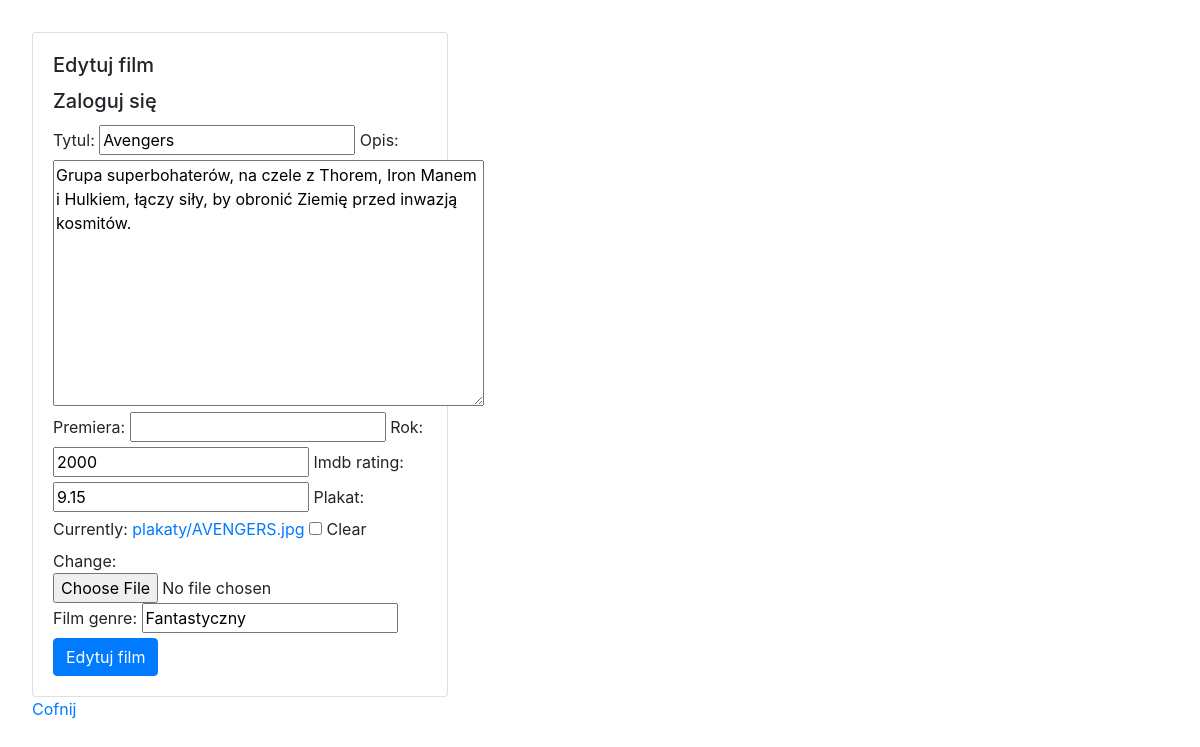
/filmy/edytuj/3/ (signed in), run on the app's committed database.
### filmyweb/models.py (models this page shows, shortened)
class Film(models.Model):
    tytul = models.CharField(max_length=64, blank=False, unique=True)
    rok = models.PositiveSmallIntegerField(default=2000)
    opis = models.TextField(default="")
    premiera = models.DateField(null=True, blank=True)
    imdb_rating = models.DecimalField(decimal_places=2 , max_digits=4, null=True, blank=True)
    plakat = models.ImageField(upload_to="plakaty", null=True, blank=True)
    film_genre = models.CharField(max_length=64, blank=False)

### filmyweb/views.py (the view)
# urls.py: path('edytuj/<int:id>/', edytuj_film ,name="edytuj_film"),
@login_required()
def edytuj_film(request, id):
    film = get_object_or_404(Film, pk=id)
    form = FilmForm(request.POST or None, request.FILES or None, instance=film)
    if form.is_valid():
        form.save()
        return redirect(wszystkie_filmy)
    return render(request, 'film_form.html', {'form': form, 'nowy': False })

### filmyweb/forms.py
class FilmForm(ModelForm):
    class Meta:
        model = Film
        fields = ['tytul', 'opis', 'premiera', 'rok', 'imdb_rating', 'plakat', 'film_genre']

### templates/film_form.html (shortened to what this page needs)
{% extends 'glowny.html' %}
{% load bootstrap %}
{% block strona %}
    <div class="card" style="width: 26rem;">
      <div class="card-body">
          {% if nowy %}
            <h5 class="card-title">Nowy film</h5>
          {% else %}
            <h5 class="card-title">Edytuj film</h5>
          {% endif %}
        <h5 class="card-title">Zaloguj się</h5>
            <form method="post" enctype="multipart/form-data">
                {{ form|bootstrap }}
                    {% if nowy %}
                        <button type="submit" class="btn btn-primary">Nowy film</button>
                    {% else %}
                        <button type="submit" class="btn btn-primary">Edytuj film</button>
                    {% endif %}
            </form>
      </div>
    </div>
<a href="{% url 'wszystkie_filmy' %}">Cofnij</a>
{% endblock %}

### filmyweb/static/nowy.css (style rules this page uses)
body { padding: 2rem; }
.card { width: 36rem; }

### data on the page
Film: tytul "Avengers", opis "Grupa superbohaterów, na czele z Thorem, Iron Manem i Hulkiem, łączy siły, by obronić Ziemię przed inwazją kosmitów.", rok "2000", imdb_rating "9.15", film_genre "Fantastyczny"
